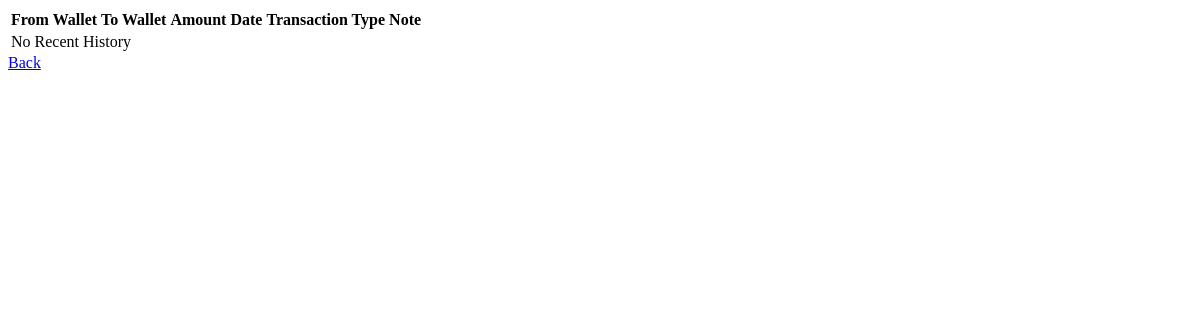
/admins/transactions.php (signed in), run on an earlier commit of the app's database.
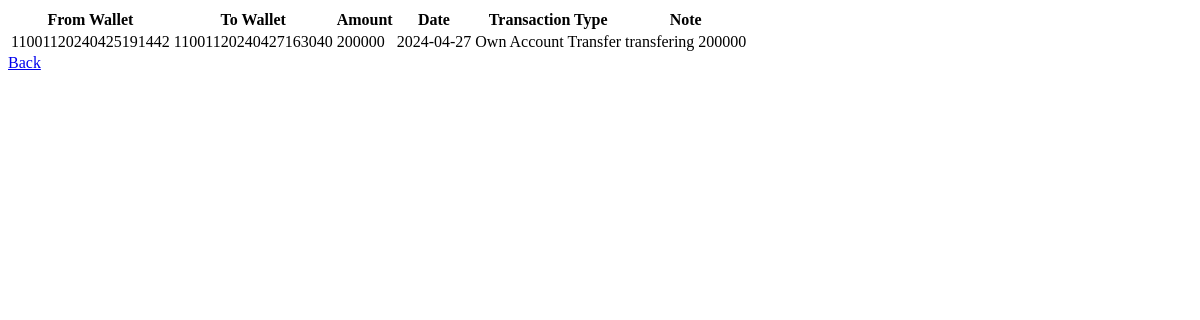
And on a later commit of the database.
### tables this page shows
CREATE TABLE `transactions` (
  `transaction_id` int(11) NOT NULL,
  `amount` decimal(10,0) NOT NULL,
  `wallet_id_1` int(11) NOT NULL,
  `wallet_id_2` int(11) NOT NULL,
  `transaction_date` date NOT NULL,
  `note` varchar(512) NOT NULL,
  `transaction_type_id` int(11) NOT NULL
);

CREATE TABLE `wallets` (
  `wallet_id` int(11) NOT NULL,
  `wallet_number` varchar(225) NOT NULL,
  `wallet_status` varchar(11) NOT NULL,
  `balance` decimal(10,0) NOT NULL,
  `customer_id` int(11) NOT NULL,
  `bank_id` int(11) NOT NULL
);

CREATE TABLE `transaction_type` (
  `transaction_type_id` int(11) NOT NULL,
  `transaction_type` varchar(55) NOT NULL
);

### admins/transactions.php (the view, shortened to what this page needs)
<?php
    include("../connection.php");
    $select = "SELECT transactions.*, t_type.transaction_type, w1.wallet_number as w_num_1, w2.wallet_number as w_num_2 FROM transactions
        LEFT JOIN transaction_type as t_type ON transactions.transaction_type_id = t_type.transaction_type_id
        LEFT JOIN wallets as w1 ON transactions.wallet_id_1 = w1.wallet_id
        LEFT JOIN wallets as w2 ON transactions.wallet_id_2 = w2.wallet_id
        ORDER BY transaction_date DESC";
        $result = mysqli_query($connect,$select);
        $count = mysqli_num_rows($result);
?>
<!DOCTYPE html>
<html lang="en">
<head>
</head>
<body>
    <table>
        <thead>
            <tr>
                <th>From Wallet</th>
                <th>To Wallet</th>
                <th>Amount</th>
                <th>Date</th>
                <th>Transaction Type</th>
                <th>Note</th>
            </tr>
        </thead>
        <tbody>
            <?php
                while ($row = mysqli_fetch_assoc($result)) {
                    echo "<tr>";
                    echo "<td>{$row['w_num_1']}</td>";
                    echo "<td>{$row['w_num_2']}</td>";
                    echo "<td>{$row['amount']}</td>";
                    echo "<td>{$row['transaction_date']}</td>";
                    echo "<td>{$row['transaction_type']}</td>";
                    echo "<td>{$row['note']}</td>";
                    echo "</tr>";
                }
                if($count < 1) {
                    echo "<tr><td class='no-data' colspan='6'>No Recent History</td></tr>";
                }
            ?>
        </tbody>
    </table>
    <a href="../home.php">Back</a>
</body>
</html>

What changed in the data, as far as the page shows it:
added transactions: wallets.wallet_number "11001120240425191442", wallets.wallet_number "11001120240427163040", amount "200000", transaction_date "2024-04-27", transaction_type.transaction_type "Own Account Transfer", note "transfering 200000"
Also different on the page:
text no longer shown: "No Recent History"
